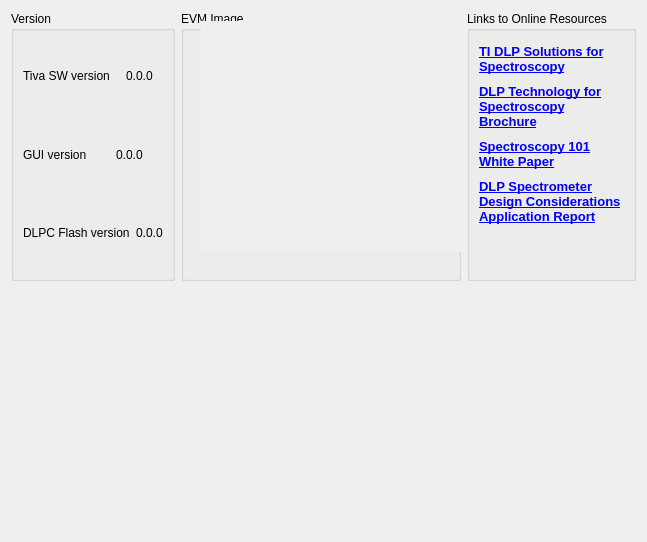
        <widget class="QWidget" name="main_tabsPage_Info">
         <layout class="QHBoxLayout" name="horizontalLayout_82">
          <item>
           <layout class="QVBoxLayout" name="verticalLayout_21" stretch="0,0,0">
            <property name="sizeConstraint">
             <enum>QLayout::SetDefaultConstraint</enum>
            </property>
            <item>
             <layout class="QHBoxLayout" name="horizontalLayout_20" stretch="0,0,0">
              <item>
               <widget class="QGroupBox" name="groupBox_14">
                <property name="sizePolicy">
                 <sizepolicy hsizetype="Minimum" vsizetype="Minimum">
                  <horstretch>1</horstretch>
                  <verstretch>1</verstretch>
                 </sizepolicy>
                </property>
                <property name="minimumSize">
                 <size>
                  <width>0</width>
                  <height>249</height>
                 </size>
                </property>
                <property name="title">
                 <string>Version</string>
                </property>
                <layout class="QVBoxLayout" name="verticalLayout_44">
                 <item>
                  <layout class="QHBoxLayout" name="horizontalLayout_182" stretch="1,1">
                   <item>
                    <widget class="QLabel" name="label_20">
                     <property name="sizePolicy">
                      <sizepolicy hsizetype="Minimum" vsizetype="Minimum">
                       <horstretch>1</horstretch>
                       <verstretch>1</verstretch>
                      </sizepolicy>
                     </property>
                     <property name="minimumSize">
                      <size>
                       <width>0</width>
                       <height>66</height>
                      </size>
                     </property>
                     <property name="styleSheet">
                      <string notr="true">font: 75 8pt &quot;Courier New&quot;;</string>
                     </property>
                     <property name="text">
                      <string>Tiva SW version   </string>
                     </property>
                    </widget>
                   </item>
                   <item>
                    <widget class="QLabel" name="label_tiva_sw_ver_info">
                     <property name="sizePolicy">
                      <sizepolicy hsizetype="Minimum" vsizetype="Minimum">
                       <horstretch>1</horstretch>
                       <verstretch>1</verstretch>
                      </sizepolicy>
                     </property>
                     <property name="minimumSize">
                      <size>
                       <width>0</width>
                       <height>66</height>
                      </size>
                     </property>
                     <property name="styleSheet">
                      <string notr="true">font: 75 8pt &quot;Courier New&quot;;</string>
                     </property>
                     <property name="text">
                      <string>0.0.0</string>
                     </property>
                    </widget>
                   </item>
                  </layout>
                 </item>
                 <item>
                  <layout class="QHBoxLayout" name="horizontalLayout_25" stretch="1,1">
                   <item>
                    <widget class="QLabel" name="label_26">
                     <property name="sizePolicy">
                      <sizepolicy hsizetype="Minimum" vsizetype="Minimum">
                       <horstretch>1</horstretch>
                       <verstretch>1</verstretch>
                      </sizepolicy>
                     </property>
                     <property name="minimumSize">
                      <size>
                       <width>0</width>
                       <height>66</height>
                      </size>
                     </property>
                     <property name="styleSheet">
                      <string notr="true">font: 75 8pt &quot;Courier New&quot;;</string>
                     </property>
                     <property name="text">
                      <string>GUI version       </string>
                     </property>
                    </widget>
                   </item>
                   <item>
                    <widget class="QLabel" name="label_gui_ver_info">
                     <property name="sizePolicy">
                      <sizepolicy hsizetype="Minimum" vsizetype="Minimum">
                       <horstretch>1</horstretch>
                       <verstretch>1</verstretch>
                      </sizepolicy>
                     </property>
                     <property name="minimumSize">
                      <size>
                       <width>0</width>
                       <height>66</height>
                      </size>
                     </property>
                     <property name="styleSheet">
                      <string notr="true">font: 75 8pt &quot;Courier New&quot;;</string>
                     </property>
                     <property name="text">
                      <string>0.0.0</string>
                     </property>
                    </widget>
                   </item>
                  </layout>
                 </item>
                 <item>
                  <layout class="QHBoxLayout" name="horizontalLayout_75" stretch="1,1">
                   <item>
                    <widget class="QLabel" name="label_35">
                     <property name="sizePolicy">
                      <sizepolicy hsizetype="Minimum" vsizetype="Minimum">
                       <horstretch>1</horstretch>
                       <verstretch>1</verstretch>
                      </sizepolicy>
                     </property>
                     <property name="minimumSize">
                      <size>
                       <width>0</width>
                       <height>66</height>
                      </size>
                     </property>
                     <property name="styleSheet">
                      <string notr="true">font: 75 8pt &quot;Courier New&quot;;</string>
                     </property>
                     <property name="text">
                      <string>DLPC Flash version</string>
                     </property>
                    </widget>
                   </item>
                   <item>
                    <widget class="QLabel" name="label_dlpc_fw_ver_info">
                     <property name="sizePolicy">
                      <sizepolicy hsizetype="Minimum" vsizetype="Minimum">
                       <horstretch>1</horstretch>
                       <verstretch>1</verstretch>
                      </sizepolicy>
                     </property>
                     <property name="minimumSize">
                      <size>
                       <width>0</width>
                       <height>66</height>
                      </size>
                     </property>
                     <property name="styleSheet">
                      <string notr="true">font: 75 8pt &quot;Courier New&quot;;</string>
                     </property>
                     <property name="text">
                      <string>0.0.0</string>
                     </property>
                    </widget>
                   </item>
                  </layout>
                 </item>
                </layout>
               </widget>
              </item>
              <item>
               <widget class="QGroupBox" name="groupBox_20">
                <property name="sizePolicy">
                 <sizepolicy hsizetype="Minimum" vsizetype="Minimum">
                  <horstretch>1</horstretch>
                  <verstretch>1</verstretch>
                 </sizepolicy>
                </property>
                <property name="minimumSize">
                 <size>
                  <width>280</width>
                  <height>249</height>
                 </size>
                </property>
                <property name="title">
                 <string>EVM Image</string>
                </property>
                <widget class="QLabel" name="label_30">
                 <property name="geometry">
                  <rect>
                   <x>20</x>
                   <y>10</y>
                   <width>280</width>
                   <height>231</height>
                  </rect>
                 </property>
                 <property name="sizePolicy">
                  <sizepolicy hsizetype="Minimum" vsizetype="Minimum">
                   <horstretch>1</horstretch>
                   <verstretch>1</verstretch>
                  </sizepolicy>
                 </property>
                 <property name="minimumSize">
                  <size>
                   <width>280</width>
                   <height>231</height>
                  </size>
                 </property>
                 <property name="autoFillBackground">
                  <bool>true</bool>
                 </property>
                 <property name="text">
                  <string/>
                 </property>
                 <property name="pixmap">
                  <pixmap resource="NirscanNano.qrc">:/new/Icons/Buttons.png</pixmap>
                 </property>
                 <property name="scaledContents">
                  <bool>true</bool>
                 </property>
                </widget>
               </widget>
              </item>
              <item>
               <widget class="QGroupBox" name="groupBox_21">
                <property name="sizePolicy">
                 <sizepolicy hsizetype="Minimum" vsizetype="Minimum">
                  <horstretch>1</horstretch>
                  <verstretch>1</verstretch>
                 </sizepolicy>
                </property>
                <property name="minimumSize">
                 <size>
                  <width>0</width>
                  <height>249</height>
                 </size>
                </property>
                <property name="title">
                 <string>Links to Online Resources</string>
                </property>
                <layout class="QVBoxLayout" name="verticalLayout_32">
                 <item>
                  <widget class="QLabel" name="label_70">
                   <property name="sizePolicy">
                    <sizepolicy hsizetype="Minimum" vsizetype="Minimum">
                     <horstretch>1</horstretch>
                     <verstretch>1</verstretch>
                    </sizepolicy>
                   </property>
                   <property name="minimumSize">
                    <size>
                     <width>0</width>
                     <height>38</height>
                    </size>
                   </property>
                   <property name="frameShape">
                    <enum>QFrame::NoFrame</enum>
                   </property>
                   <property name="frameShadow">
                    <enum>QFrame::Plain</enum>
                   </property>
                   <property name="text">
                    <string>&lt;!DOCTYPE HTML PUBLIC &quot;-//W3C//DTD HTML 4.0//EN&quot; &quot;http://www.w3.org/TR/REC-html40/strict.dtd&quot;&gt;
&lt;html&gt;&lt;head&gt;&lt;meta name=&quot;qrichtext&quot; content=&quot;1&quot; /&gt;&lt;style type=&quot;text/css&quot;&gt;
p, li { white-space: pre-wrap; }
&lt;/style&gt;&lt;/head&gt;&lt;body style=&quot; font-family:'MS Shell Dlg 2'; font-size:8pt; font-weight:400; font-style:normal;&quot;&gt;
&lt;p style=&quot; margin-top:0px; margin-bottom:0px; margin-left:0px; margin-right:0px; -qt-block-indent:0; text-indent:0px;&quot;&gt;&lt;a href=&quot;http://www.ti.com/dlpnirscannano&quot;&gt;&lt;span style=&quot; font-size:10pt; font-weight:600; color:#0000ff;&quot;&gt;TI DLP Solutions for Spectroscopy&lt;/span&gt;&lt;/a&gt;&lt;/p&gt;&lt;/body&gt;&lt;/html&gt;</string>
                   </property>
                   <property name="wordWrap">
                    <bool>true</bool>
                   </property>
                   <property name="openExternalLinks">
                    <bool>true</bool>
                   </property>
                  </widget>
                 </item>
                 <item>
                  <widget class="QLabel" name="label_71">
                   <property name="sizePolicy">
                    <sizepolicy hsizetype="Minimum" vsizetype="Minimum">
                     <horstretch>1</horstretch>
                     <verstretch>1</verstretch>
                    </sizepolicy>
                   </property>
                   <property name="minimumSize">
                    <size>
                     <width>0</width>
                     <height>38</height>
                    </size>
                   </property>
                   <property name="frameShape">
                    <enum>QFrame::NoFrame</enum>
                   </property>
                   <property name="frameShadow">
                    <enum>QFrame::Plain</enum>
                   </property>
                   <property name="text">
                    <string>&lt;!DOCTYPE HTML PUBLIC &quot;-//W3C//DTD HTML 4.0//EN&quot; &quot;http://www.w3.org/TR/REC-html40/strict.dtd&quot;&gt;
&lt;html&gt;&lt;head&gt;&lt;meta name=&quot;qrichtext&quot; content=&quot;1&quot; /&gt;&lt;style type=&quot;text/css&quot;&gt;
p, li { white-space: pre-wrap; }
&lt;/style&gt;&lt;/head&gt;&lt;body style=&quot; font-family:'MS Shell Dlg 2'; font-size:8pt; font-weight:400; font-style:normal;&quot;&gt;
&lt;p style=&quot; margin-top:0px; margin-bottom:0px; margin-left:0px; margin-right:0px; -qt-block-indent:0; text-indent:0px;&quot;&gt;&lt;a href=&quot;http://www.ti.com/lit/dlpt020&quot;&gt;&lt;span style=&quot; font-size:10pt; font-weight:600; color:#0000ff;&quot;&gt;DLP Technology for Spectroscopy Brochure&lt;/span&gt;&lt;/a&gt;&lt;/p&gt;&lt;/body&gt;&lt;/html&gt;</string>
                   </property>
                   <property name="wordWrap">
                    <bool>true</bool>
                   </property>
                   <property name="openExternalLinks">
                    <bool>true</bool>
                   </property>
                  </widget>
                 </item>
                 <item>
                  <widget class="QLabel" name="label_72">
                   <property name="sizePolicy">
                    <sizepolicy hsizetype="Minimum" vsizetype="Minimum">
                     <horstretch>1</horstretch>
                     <verstretch>1</verstretch>
                    </sizepolicy>
                   </property>
                   <property name="minimumSize">
                    <size>
                     <width>0</width>
                     <height>38</height>
                    </size>
                   </property>
                   <property name="frameShape">
                    <enum>QFrame::NoFrame</enum>
                   </property>
                   <property name="frameShadow">
                    <enum>QFrame::Plain</enum>
                   </property>
                   <property name="text">
                    <string>&lt;!DOCTYPE HTML PUBLIC &quot;-//W3C//DTD HTML 4.0//EN&quot; &quot;http://www.w3.org/TR/REC-html40/strict.dtd&quot;&gt;
&lt;html&gt;&lt;head&gt;&lt;meta name=&quot;qrichtext&quot; content=&quot;1&quot; /&gt;&lt;style type=&quot;text/css&quot;&gt;
p, li { white-space: pre-wrap; }
&lt;/style&gt;&lt;/head&gt;&lt;body style=&quot; font-family:'MS Shell Dlg 2'; font-size:8pt; font-weight:400; font-style:normal;&quot;&gt;
&lt;p style=&quot; margin-top:0px; margin-bottom:0px; margin-left:0px; margin-right:0px; -qt-block-indent:0; text-indent:0px;&quot;&gt;&lt;a href=&quot;http://www.ti.com/lit/dlpa048&quot;&gt;&lt;span style=&quot; font-size:10pt; font-weight:600; color:#0000ff;&quot;&gt;Spectroscopy 101 White Paper&lt;/span&gt;&lt;/a&gt;&lt;/p&gt;&lt;/body&gt;&lt;/html&gt;</string>
                   </property>
                   <property name="wordWrap">
                    <bool>true</bool>
                   </property>
                   <property name="openExternalLinks">
                    <bool>true</bool>
                   </property>
                  </widget>
                 </item>
                 <item>
                  <widget class="QLabel" name="label_73">
                   <property name="sizePolicy">
                    <sizepolicy hsizetype="Minimum" vsizetype="Minimum">
                     <horstretch>1</horstretch>
                     <verstretch>1</verstretch>
                    </sizepolicy>
                   </property>
                   <property name="minimumSize">
                    <size>
                     <width>0</width>
                     <height>39</height>
                    </size>
                   </property>
                   <property name="frameShape">
                    <enum>QFrame::NoFrame</enum>
                   </property>
                   <property name="frameShadow">
                    <enum>QFrame::Plain</enum>
                   </property>
                   <property name="text">
                    <string>&lt;!DOCTYPE HTML PUBLIC &quot;-//W3C//DTD HTML 4.0//EN&quot; &quot;http://www.w3.org/TR/REC-html40/strict.dtd&quot;&gt;
&lt;html&gt;&lt;head&gt;&lt;meta name=&quot;qrichtext&quot; content=&quot;1&quot; /&gt;&lt;style type=&quot;text/css&quot;&gt;
p, li { white-space: pre-wrap; }
&lt;/style&gt;&lt;/head&gt;&lt;body style=&quot; font-family:'MS Shell Dlg 2'; font-size:8pt; font-weight:400; font-style:normal;&quot;&gt;
&lt;p style=&quot; margin-top:0px; margin-bottom:0px; margin-left:0px; margin-right:0px; -qt-block-indent:0; text-indent:0px;&quot;&gt;&lt;a href=&quot;http://www.ti.com/lit/pdf/dlpa049&quot;&gt;&lt;span style=&quot; font-size:10pt; font-weight:600; color:#0000ff;&quot;&gt;DLP Spectrometer Design Considerations Application Report&lt;/span&gt;&lt;/a&gt;&lt;/p&gt;&lt;/body&gt;&lt;/html&gt;</string>
                   </property>
                   <property name="wordWrap">
                    <bool>true</bool>
                   </property>
                   <property name="openExternalLinks">
                    <bool>true</bool>
                   </property>
                  </widget>
                 </item>
                 <item>
                  <widget class="QPushButton" name="ti_e2e_pushButton">
                   <property name="sizePolicy">
                    <sizepolicy hsizetype="Minimum" vsizetype="Minimum">
                     <horstretch>1</horstretch>
                     <verstretch>1</verstretch>
                    </sizepolicy>
                   </property>
                   <property name="minimumSize">
                    <size>
                     <width>0</width>
                     <height>39</height>
                    </size>
                   </property>
                   <property name="maximumSize">
                    <size>
                     <width>289</width>
                     <height>50</height>
                    </size>
                   </property>
                   <property name="cursor">
                    <cursorShape>PointingHandCursor</cursorShape>
                   </property>
                   <property name="mouseTracking">
                    <bool>true</bool>
                   </property>
                   <property name="focusPolicy">
                    <enum>Qt::NoFocus</enum>
                   </property>
                   <property name="text">
                    <string/>
                   </property>
                   <property name="icon">
                    <iconset resource="NirscanNano.qrc">
                     <normaloff>:/new/Icons/TI_E2E_icon.png</normaloff>:/new/Icons/TI_E2E_icon.png</iconset>
                   </property>
                   <property name="iconSize">
                    <size>
                     <width>400</width>
                     <height>100</height>
                    </size>
                   </property>
                   <property name="flat">
                    <bool>true</bool>
                   </property>
                  </widget>
                 </item>
                </layout>
               </widget>
              </item>
             </layout>
            </item>
            <item>
             <layout class="QVBoxLayout" name="verticalLayout_20"/>
            </item>
            <item>
             <spacer name="verticalSpacer_2">
              <property name="orientation">
               <enum>Qt::Vertical</enum>
              </property>
              <property name="sizeHint" stdset="0">
               <size>
                <width>20</width>
                <height>250</height>
               </size>
              </property>
             </spacer>
            </item>
           </layout>
          </item>
         </layout>
        </widget>
